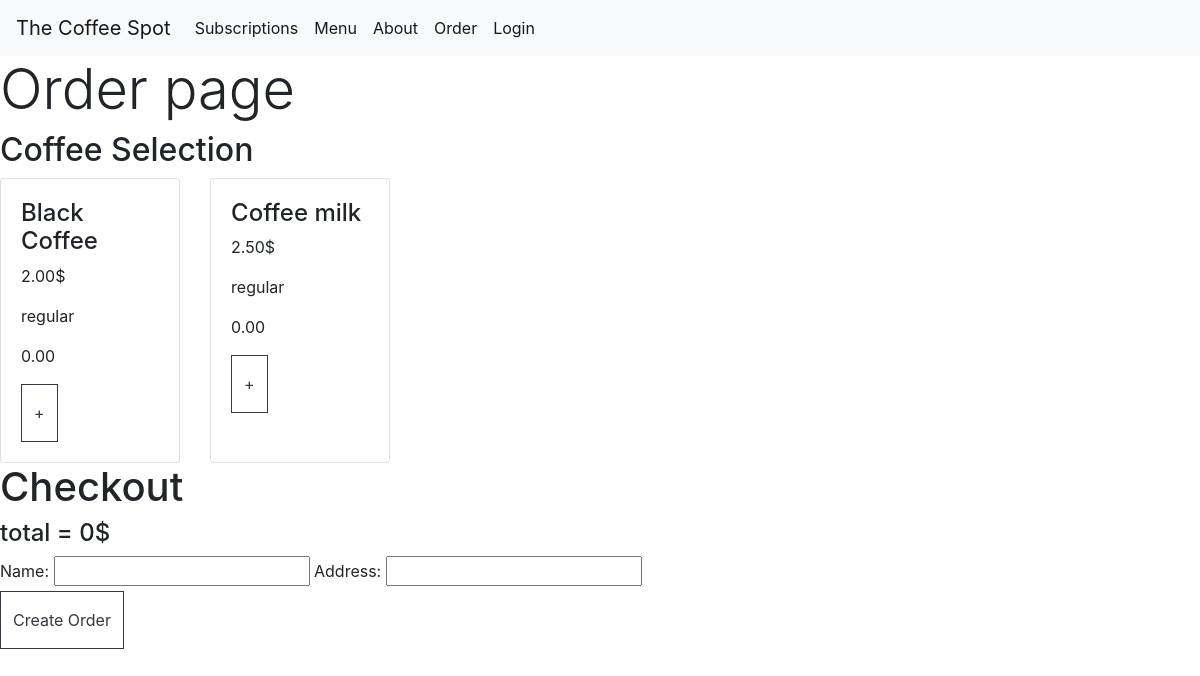
The page /order/ on the database its author committed.
### order/models.py (models this page shows, shortened)
class Product(models.Model):
    name = models.CharField(max_length=100, default='Product')
    price = models.DecimalField(max_digits=3, decimal_places=2)
    image = models.ImageField(null=True, blank=True)
    category = models.CharField(max_length=30, null=True, blank=True)
    rating = models.DecimalField(max_digits=6, decimal_places=2, default=0)

### order/views.py (the view, shortened to what this page needs)
# urls.py: path('', views.order.as_view(), name='order'),
class order(View):
    def get(self, request):
        product_list = Product.objects.all()
        cart_items = []
        total = 0
        product_count = 0
        cart = request.session.get('cart', {})
        order_form = orderForm()
        context = {
            'product_list': product_list,
            'cart_items': cart_items,
            'total': total,
            'order_form': order_form,
        }
        return render(request, 'order/order.html', context)

### order/forms.py
class orderForm(forms.ModelForm):
    class Meta:
        model = Order
        fields = ["name", "address"]

### order/templates/order/order.html (shortened to what this page needs)
{% extends "base.html" %}
{% block content %}
<h1 class="display-4 logo-font text-black">Order page</h1>
<h2>Coffee Selection</h2>
<div class="d-flex d-flex-row">
  <div class="card-deck">
    {% for product in product_list %}
      <div class="card">
        <div class="card-body">
            <form action="{% url 'add_to_cart' product.id %}" method="POST">
              <h4>{{ product.name }}</h4>
              <p>{{ product.price }}$</p>
              <p>{{ product.category }}</p>
              <p>{{ product.rating }}</p>
            <input type="submit" class="btn btn-outline-dark rounded-0 py-3" value="+">
          </form>
        </div>
      </div>
    {% endfor %}
  </div>
</div>
<h1>Checkout</h1>
<h4>total = {{ total }}$</h4>
<form action="#">
  {{ order_form }}
</form>
<button class="btn btn-outline-dark rounded-0 py-3">Create Order</button>
{% endblock %}

### rows shown on the page
Product: name "Black Coffee", price "2.00", category "regular", rating "0.00"
Product: name "Coffee milk", price "2.50", category "regular", rating "0.00"

### other values the page prints
{{ total }} "0"
